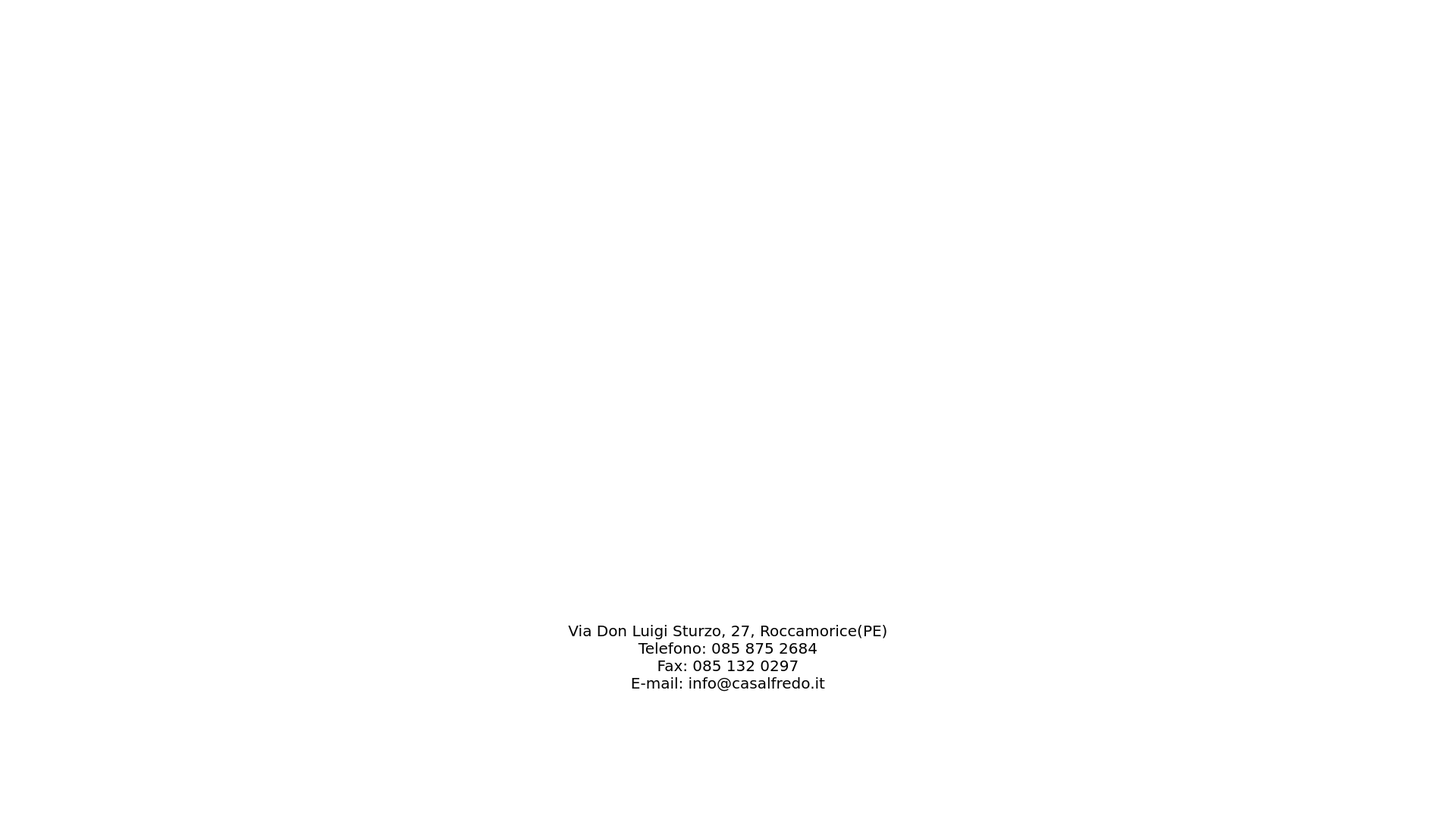
<?xml version="1.0" encoding="UTF-8"?>
<ui version="4.0">
 <class>homePersonaleMedicoChiuso</class>
 <widget class="QWidget" name="homePersonaleMedicoChiuso">
  <property name="geometry">
   <rect>
    <x>0</x>
    <y>0</y>
    <width>1920</width>
    <height>1080</height>
   </rect>
  </property>
  <property name="minimumSize">
   <size>
    <width>1920</width>
    <height>1080</height>
   </size>
  </property>
  <property name="maximumSize">
   <size>
    <width>1920</width>
    <height>1080</height>
   </size>
  </property>
  <property name="palette">
   <palette>
    <active>
     <colorrole role="Button">
      <brush brushstyle="SolidPattern">
       <color alpha="255">
        <red>255</red>
        <green>255</green>
        <blue>255</blue>
       </color>
      </brush>
     </colorrole>
     <colorrole role="Base">
      <brush brushstyle="SolidPattern">
       <color alpha="255">
        <red>255</red>
        <green>255</green>
        <blue>255</blue>
       </color>
      </brush>
     </colorrole>
     <colorrole role="Window">
      <brush brushstyle="SolidPattern">
       <color alpha="255">
        <red>255</red>
        <green>255</green>
        <blue>255</blue>
       </color>
      </brush>
     </colorrole>
    </active>
    <inactive>
     <colorrole role="Button">
      <brush brushstyle="SolidPattern">
       <color alpha="255">
        <red>255</red>
        <green>255</green>
        <blue>255</blue>
       </color>
      </brush>
     </colorrole>
     <colorrole role="Base">
      <brush brushstyle="SolidPattern">
       <color alpha="255">
        <red>255</red>
        <green>255</green>
        <blue>255</blue>
       </color>
      </brush>
     </colorrole>
     <colorrole role="Window">
      <brush brushstyle="SolidPattern">
       <color alpha="255">
        <red>255</red>
        <green>255</green>
        <blue>255</blue>
       </color>
      </brush>
     </colorrole>
    </inactive>
    <disabled>
     <colorrole role="Button">
      <brush brushstyle="SolidPattern">
       <color alpha="255">
        <red>255</red>
        <green>255</green>
        <blue>255</blue>
       </color>
      </brush>
     </colorrole>
     <colorrole role="Base">
      <brush brushstyle="SolidPattern">
       <color alpha="255">
        <red>255</red>
        <green>255</green>
        <blue>255</blue>
       </color>
      </brush>
     </colorrole>
     <colorrole role="Window">
      <brush brushstyle="SolidPattern">
       <color alpha="255">
        <red>255</red>
        <green>255</green>
        <blue>255</blue>
       </color>
      </brush>
     </colorrole>
    </disabled>
   </palette>
  </property>
  <property name="windowTitle">
   <string>Clinica Casa Alfredo</string>
  </property>
  <property name="windowIcon">
   <iconset>
    <normaloff>Immagini/logo_casa_alfredo.png</normaloff>Immagini/logo_casa_alfredo.png</iconset>
  </property>
  <property name="styleSheet">
   <string notr="true"/>
  </property>
  <widget class="QLabel" name="logo">
   <property name="geometry">
    <rect>
     <x>685</x>
     <y>62</y>
     <width>550</width>
     <height>620</height>
    </rect>
   </property>
   <property name="text">
    <string/>
   </property>
   <property name="pixmap">
    <pixmap>Immagini/logo_casa_alfredo.png</pixmap>
   </property>
   <property name="scaledContents">
    <bool>true</bool>
   </property>
  </widget>
  <widget class="QLabel" name="titolo">
   <property name="geometry">
    <rect>
     <x>410</x>
     <y>620</y>
     <width>1100</width>
     <height>140</height>
    </rect>
   </property>
   <property name="text">
    <string/>
   </property>
   <property name="pixmap">
    <pixmap>Immagini/titolo_casa_alfredo.png</pixmap>
   </property>
   <property name="scaledContents">
    <bool>true</bool>
   </property>
  </widget>
  <widget class="QLabel" name="scritta">
   <property name="geometry">
    <rect>
     <x>695</x>
     <y>820</y>
     <width>530</width>
     <height>130</height>
    </rect>
   </property>
   <property name="font">
    <font>
     <family>Verdana</family>
     <pointsize>15</pointsize>
    </font>
   </property>
   <property name="text">
    <string>Via Don Luigi Sturzo, 27, Roccamorice(PE)
Telefono: 085 875 2684
Fax: 085 132 0297
E-mail: info@casalfredo.it</string>
   </property>
   <property name="alignment">
    <set>Qt::AlignHCenter|Qt::AlignTop</set>
   </property>
  </widget>
  <widget class="QPushButton" name="tendina_button">
   <property name="geometry">
    <rect>
     <x>1820</x>
     <y>20</y>
     <width>70</width>
     <height>70</height>
    </rect>
   </property>
   <property name="cursor">
    <cursorShape>PointingHandCursor</cursorShape>
   </property>
   <property name="styleSheet">
    <string notr="true">QPushButton#tendina_button:pressed {
background-color: rgb(0, 0, 0, 0);
}</string>
   </property>
   <property name="text">
    <string/>
   </property>
   <property name="icon">
    <iconset>
     <normaloff>Immagini/tendina_chiusa.png</normaloff>Immagini/tendina_chiusa.png</iconset>
   </property>
   <property name="iconSize">
    <size>
     <width>70</width>
     <height>70</height>
    </size>
   </property>
   <property name="flat">
    <bool>true</bool>
   </property>
  </widget>
 </widget>
 <resources/>
 <connections/>
</ui>
